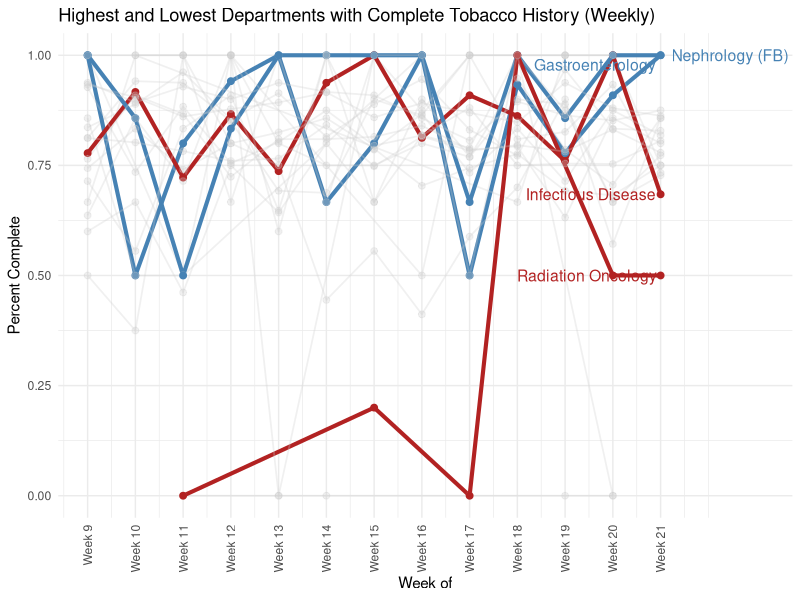
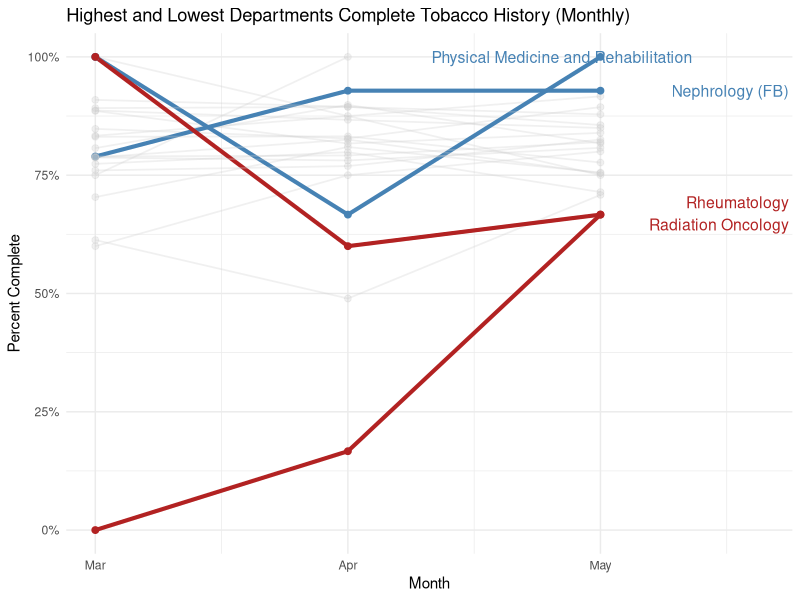

These figures' R source, in order:
## ---- chunk 1
#| label: setup
#| output: false

knitr::opts_chunk$set(
    warning = FALSE,
    message = FALSE,
    fig.path = "figs/",
    fig.width = 7.252,
    fig.height = 4,
    comment = "#>",
    fig.retina = 3
)
## ---- chunk 2
#| label: load packages and data
#| eval: true
#| output: FALSE

install.packages("shiny")
install.packages("ggrepel")
install.packages("viridis")

library(readr)
library(tidyverse)
library(viridisLite)
library(viridis)

tobacco_data_weekly_modified <- read_csv("data/tobacco_data_weeklymodified.csv")
tobacco_data_monthly_moified <- read_csv("data/tobacco_data_monthlymodified.csv")
## ---- chunk 3

library(ggplot2)
library(dplyr)
library(ggrepel)
library(viridis)

summary_groups <- tobacco_data_weekly_modified %>%
  filter(!group %in% c("Pilot", "Non-Pilot")) %>%
  filter(week_num == max(week_num)) %>%
  group_by(group) %>%
  summarize(final_value = max(percent_complete, na.rm = TRUE)) %>%
  arrange(desc(final_value))

top_groups <- summary_groups %>% slice_head(n = 2) %>% pull(group)
bottom_groups <- summary_groups %>% slice_tail(n = 2) %>% pull(group)
highlight_groups <- c(top_groups, bottom_groups)

highlight_colors <- c(
  setNames(rep("steelblue", 2), top_groups),
  setNames(rep("firebrick", 2), bottom_groups),
  "Other" = "gray80"
)

ggplot(
  tobacco_data_weekly_modified %>%
    filter(!group %in% c("Pilot", "Non-Pilot")) %>%
    mutate(line_group = ifelse(group %in% highlight_groups, group, "Other")),
  aes(x = week_num, y = percent_complete, group = group)
) +
  geom_line(aes(color = line_group, size = line_group, alpha = line_group)) +
  geom_point(aes(color = line_group, alpha = line_group), size = 2) +
  geom_text_repel(
    data = tobacco_data_weekly_modified %>%
      filter(group %in% highlight_groups) %>%
      group_by(group) %>%
      filter(week_num == max(week_num)),
    aes(label = group, color = group),
    nudge_x = 0.3,
    hjust = 0,
    segment.color = NA,
    size = 4,
    show.legend = FALSE
  ) +
  scale_color_manual(values = highlight_colors) +
  scale_size_manual(values = c(setNames(rep(1.4, 4), highlight_groups), "Other" = 0.6)) +
  scale_alpha_manual(values = c(setNames(rep(1, 4), highlight_groups), "Other" = 0.3)) +
  scale_x_continuous(
    breaks = unique(tobacco_data_weekly_modified$week_num),
    labels = paste("Week", unique(tobacco_data_weekly_modified$week_num)),
    expand = expansion(mult = c(0.05, 0.2))
  ) +
  labs(
    title = "Highest and Lowest Departments with Complete Tobacco History (Weekly)",
    x = "Week of",
    y = "Percent Complete"
  ) +
  theme_minimal() +  
  theme(
    legend.position = "none",
    axis.text.x = element_text(angle = 90, vjust = 0.5, hjust = 1)  
  )

## ---- chunk 4
library(ggplot2)
library(dplyr)
library(ggrepel)
library(viridis)

clean_data <- tobacco_data_monthly_moified %>%
  filter(!group %in% c("Pilot", "Non-Pilot", "Geriatrics (Ingleside)"))

summary_groups <- clean_data %>%
  filter(month_num == max(month_num)) %>%
  group_by(group) %>%
  summarize(final_value = max(percent_complete, na.rm = TRUE)) %>%
  arrange(desc(final_value))

top_groups <- summary_groups %>% slice_head(n = 2) %>% pull(group)
bottom_groups <- summary_groups %>% slice_tail(n = 2) %>% pull(group)
highlight_groups <- c(top_groups, bottom_groups)

highlight_colors <- c(
  setNames(rep("steelblue", 2), top_groups),
  setNames(rep("firebrick", 2), bottom_groups),
  "Other" = "gray80"
)

plot_data <- clean_data %>%
  mutate(line_group = ifelse(group %in% highlight_groups, group, "Other"))

ggplot(plot_data, aes(x = month_num, y = percent_complete, group = group)) +
  geom_line(aes(color = line_group, size = line_group, alpha = line_group)) +
  geom_point(aes(color = line_group, alpha = line_group), size = 2) +
  geom_text_repel(
    data = plot_data %>%
      filter(group %in% highlight_groups) %>%
      group_by(group) %>%
      filter(month_num == max(month_num)),
    aes(label = group, color = group),
    nudge_x = 0.3,
    hjust = 0,
    segment.color = NA,
    size = 4,
    show.legend = FALSE
  ) +
  scale_color_manual(values = highlight_colors) +
  scale_size_manual(values = c(setNames(rep(1.4, 4), highlight_groups), "Other" = 0.6)) +
  scale_alpha_manual(values = c(setNames(rep(1, 4), highlight_groups), "Other" = 0.3)) +
  scale_x_continuous(
    breaks = 1:12,
    labels = month.abb[1:12], 
    expand = expansion(mult = c(0.05, 0.2))
  ) +
  scale_y_continuous(
    limits = c(0, 1),
    labels = scales::percent_format(accuracy = 1)
  ) +
  labs(
    title = "Highest and Lowest Departments Complete Tobacco History (Monthly)",
    x = "Month",
    y = "Percent Complete"
  ) +
  theme_minimal() +
  theme(legend.position = "none")




